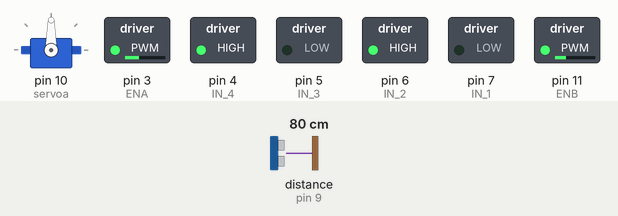
The sketch below on a simulated Arduino Uno, built with avr-gcc and run on an emulated ATmega328P. Shown: servo, switched loads named in the sketch (green lamp = pin HIGH). Wiring (inferred from the names in the program): ultrasonic range finder: trigger pin 8; echo pin 9. Dashed ring = blinking. The test bench sets the inputs (shaded band); at power-on: distance to the obstacle (sensor on pin 9) 80 cm. The echo pulse lasts 58.3 µs per cm; pins used as bus, display or sensor lines are not drawn.

Above: at 1.2 s.
1.3 s: distance to the obstacle (sensor on pin 9) set to 23 cm
4.3 s: distance to the obstacle (sensor on pin 9) set to 18 cm
At 6.33 s:
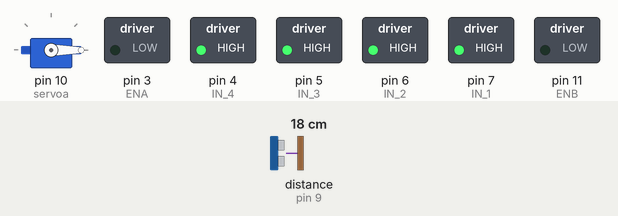
7.3 s: distance to the obstacle (sensor on pin 9) set to 20 cm
At 10.1 s:
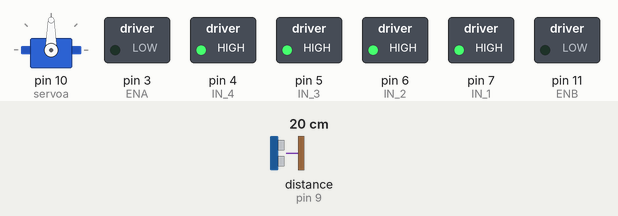
10.3 s: distance to the obstacle (sensor on pin 9) set to 17 cm
13.3 s: distance to the obstacle (sensor on pin 9) set to 14 cm
At 14.48 s:
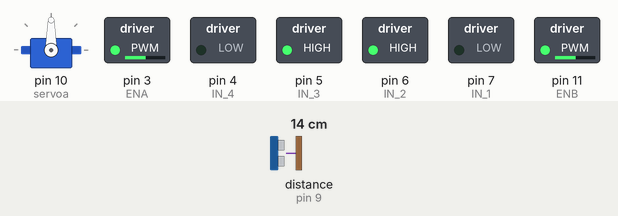
16.3 s: distance to the obstacle (sensor on pin 9) set to 35 cm
At 18.8 s:
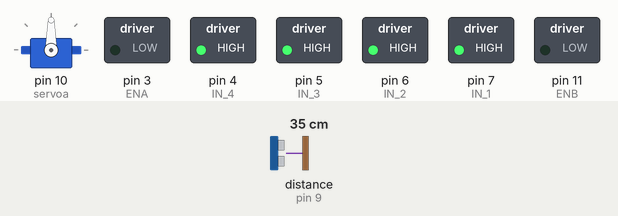
Timing chart, 0 to 20.3 s (numbered marks = the images above; inputs shaded):
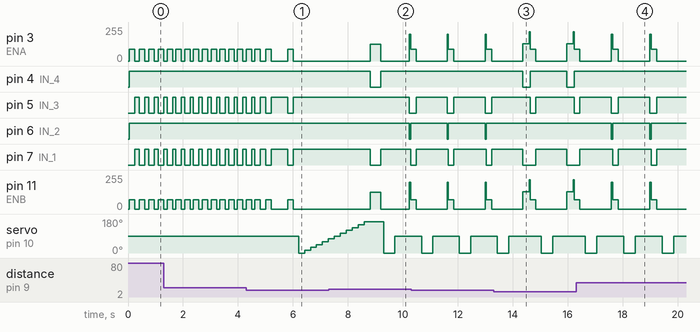

The sketch:

sketch_car_beta2.ino
```cpp
 // Підключаємо серво
#include <Servo.h>
#include <math.h>
Servo servoa;
// оголошуємо основні змінні
int pos=90;
int drive = 0 ;
#define N 10
//Піни підєднання до  мотор А
int IN_1 = 7;
int IN_2 = 6;
int ENA = 3;
//Піни підєднання до  мотор В
int ENB = 11;
int IN_3 = 5;
int IN_4 = 4;
// Підключення ультразвукового сенсора
int echoPin = 9;
int trigPin = 8;
void setup()
{
  // управління драйвером
Serial.begin (9600);
pinMode(IN_1,OUTPUT);
pinMode(IN_2,OUTPUT);
pinMode(ENA,OUTPUT);
pinMode(IN_3,OUTPUT);
pinMode(IN_4,OUTPUT);
pinMode(ENB,OUTPUT);
pinMode(trigPin, OUTPUT);
pinMode(echoPin, INPUT);
servoa.attach(10);

}
//Основні функції управлення моторами
void motorAforward(int n ) {  //мотор А вперед
 digitalWrite (IN_1, LOW);
 digitalWrite (IN_2, HIGH);
 analogWrite(ENA,n);
}
  void motorBforward(int n ) { // мотор В вперед
 digitalWrite (IN_3,LOW );
 digitalWrite (IN_4, HIGH);
 analogWrite(ENB,n);
}
void motorAbackward(int n ) { // мотор А назад
 digitalWrite (IN_1, HIGH);
 digitalWrite (IN_2, LOW);
 analogWrite(ENA,n);
}
void motorBbackward(int n ) { // мотор В назад
 digitalWrite (IN_3, HIGH);
 digitalWrite (IN_4, LOW);
 analogWrite(ENB,n);
}
void motorAstop( ) { // мотор А стоп
 digitalWrite (IN_1, HIGH);
 digitalWrite (IN_2, HIGH);
 analogWrite(ENA,0);
}
void motorBstop( ) {  //мотор В стоп
 digitalWrite (IN_3, HIGH);
 digitalWrite (IN_4, HIGH);
 analogWrite(ENB,0);
}
// Основні функції руху вперед, назад, вліво, вправо, стоп.
void forward ( int n ) {
 motorAforward(n+18);
 motorBforward(n);
}
void backward ( ) {
 motorAbackward(70);
 motorBbackward(70);
}
void left(int n ) {
 motorAforward(n);
 motorBbackward(n);
}
void right (int n) {
 motorAbackward(n);
 motorBforward(n);

}
void breakMotors() {
 motorAstop();
 motorBstop();
}
void steep()  // функція руху покроково
{
    forward(70);
    delay(200);
    breakMotors();
    delay(100);
}
int Duration()  // Основна функція вимірювання
{
  int duration=0;
  int cm=0;
  digitalWrite(trigPin, LOW);
  delayMicroseconds(2);
  digitalWrite(trigPin, HIGH);
  delayMicroseconds(10);
  digitalWrite(trigPin, LOW);
  duration = pulseIn(echoPin, HIGH ,8000);
  cm = (duration*.0343)/2;
   if(cm==0)
      {
        cm=100;
      }
   return cm;
}
int Measure2()    // Дві наступні функція реалізують ідею вимірювання, яка полягає в тому, що ми 5 значень вимірюємо і шукаємо середнє, яке в вважаємо як значення відстанні.
{
    int avg = 0 , Sum = 0 ;
    int M[N] ;
    for (int i = 0 ; i < N ; i++)
      {
        M[i] = Duration();
        Sum  = Sum + M[i];
      }
   avg = Sum / 10 ;
   return avg;
   }
int Measure1()
{
    int avg = 0 , Sum = 0 ;
    int K[N] ;
    for (int i = 0 ; i < N ; i++)
      {
          K[i] = Duration();
          Sum  = Sum + K[i];
      }
   avg = Sum / 10 ;
   for(int i  = 0 ;i <N ; i++)
    {
      if(K[i] == 0)
        {
          avg = 0;
        }
    }
    return avg ;
}                            // Наступні функції реалізують систему довороту машини, якщо оминаюча перешкода буде не під прямим кутом до машинки.
                             // тобто, якщо значення вийде за дозволенні межі, машинка виконає доворот.

                                          //Функція вибору напрямку повороту при перешкоді. Спочатку записується массив даних, що відповідаю напрямку перед машинкою від 0 до 180'
                                     // Далі шукається максимальне значення масиву, відповідно до нього машинка повертає на відповідниий кут і відповідну сторону.
int correctside()
{
  int a[12];
  int A = 0 ;
  for( int n=0;n<12;n++)
  {
   servoa.write(n*15);

   A = Measure2();               // <===== заповнення масиву значеннями вимір.
   if(A==0)
    {
      A=100;
    }
   a[n]= A ;
   delay(200);
  }
  if((a[1] == 0 || a[1] >60) && (a[10] == 0 || a[10] >60))
  {
   right(125);
   delay(190);
   return 1;
  }
  int max1 = a[0];
  int index = 0;
  for (int z = 0; z < 12; z++)
  {
    if (a[z] > max1)            // <===== Пошук макс. значення
   {
    max1 = a[z];
    index = z;
    index++;
   }
  }

  if(index < 7)                // <=====
  {

  right(125);
  delay(190);
  return 1 ;
 }
   else
 {

    left(125);
    delay(190);
    return 2;
 }                                       // Завдяки наступним 3 функціям, відбувається орієнтація машинки під час функції обїзду перешкоди .
}                                         // Якщо перед нею є щось, то функція повертає 1, ні - 0.
int  leftMsr()
{
  int leftAvg = 0 ;
  servoa.write(180);
  leftAvg = Measure2();
  delay(300);
if (leftAvg <15 && leftAvg != 0  )
  {
    return 1 ;
  }
else
{
    if ( leftAvg > 15 || leftAvg == 0 )
  {
    return 0 ;
  }
}
}
int rightMsr()
{
  int rightAvg = 0 ;
  servoa.write(0);
  rightAvg = Measure2();
  delay(300);
if (rightAvg <15 && rightAvg != 0  )
  {
    return 1 ;
  }
else
{
    if ( rightAvg > 15 || rightAvg == 0 )
  {
    return 0 ;
  }
}

}
int  forwardMsr()
{
  int forwardAvg = 0 ;
  servoa.write(90);
  forwardAvg = Measure1();
if (forwardAvg <20 && forwardAvg != 0  )
  {
    return 1 ;
  }
else
  {
    if ( forwardAvg > 20 || forwardAvg == 0 )
    {
      return 0 ;
    }
  }
}

void loop()
{
  int p = 0 ;
  int k = 0 ;
  int f1 = 0 ;
 f1 = forwardMsr();
 if (drive ==0)
 {
  while(f1 == 0 )
  {

    steep();
    f1 = forwardMsr();
      if(f1 == 1 )
        {
          drive = 1 ;
          break;
        }
  }
 }else
 {
  while(1)
  {
    if(p<10)
    {
     p++;
     steep();
    }else{breakMotors();}


  }
 }
  steep();
  delay(100);
  steep();
  delay(500);
  steep();
  delay(100);
  k = correctside();
  delay(200);
  breakMotors();
  delay(100);
  while(k == 1)
    {
      int kurve = 0;
      servoa.write(180);
      delay(400);
      int leftcorrect = 0 ;
      leftcorrect = Measure2();
      servoa.write(90);
      delay(400);
      int forcorrectL =  Measure2();
      delay(300);
        if( forcorrectL <15 && leftcorrect < 24 )
           {
              right(150);
              delay(260);
           }
        if(leftcorrect >= 20)
           {
           left(200);
           delay(50);
           }
       if(leftcorrect < 20)
          {
           right(200);
           delay(40);
          }
       if(leftcorrect > 50)
          {
              forward(100);
              delay(540);
              breakMotors();
              delay(100);
              left(200);
              delay(185);
              breakMotors();
              delay(100);
              steep();
              delay(100);
              servoa.write(90);
             delay(400);
             int frl =  Measure2();
             if(frl >= 90)
             {
               break;
             }
              servoa.write(180);
              delay(100);
              kurve = Measure2();
                while(kurve > 28)
                    {
                       servoa.write(180);
                       delay(100);
                       left(80);
                       delay(40);
                       kurve = Measure2();
                    }

          }

          steep();
          delay(100);
      }
     while(k == 2)
      {
        int kurve1 = 0;
        servoa.write(0);
        delay(400);
        int rightcorrect = 0 ;
        rightcorrect = Measure2();
        servoa.write(90);
        delay(400);
        int forcorrectR = Measure2();
        delay(100);
        if(forcorrectR <15 && rightcorrect <24)
             {
              left(130);
              delay(230);
             }
            if(rightcorrect >= 15)
              {
                right(200);
                delay(50);
              }
            if(rightcorrect<15)
              {
                left(220);
                delay(40);
              }

             if(rightcorrect > 45)
             {
              forward(100);
              delay(500);
              breakMotors();
              delay(100);
              right(200);
              delay(185);
              breakMotors();
              delay(100);
              steep();
              delay(100);
              right(70);
              delay(100);
              steep();
              servoa.write(90);
             delay(400);
             int fr2 =  Measure2();
             if(fr2 >= 90)
              {
               break;
              }
              servoa.write(0);
              delay(100);
              kurve1 = Measure2();
              while(kurve1 > 25)
                    {
                       servoa.write(0);
                       delay(100);
                       right(100);
                       delay(50);
                       kurve1 = Measure2();
                    }

             }
              steep();
             delay(100);

      }
}
```

Measured:
- the behaviour switches between 21 and 20 cm on distance to the obstacle (sensor on pin 9) (found by bisection; images 0 and 1)
- the behaviour switches between 18 and 19 cm on distance to the obstacle (sensor on pin 9) (found by bisection; images 1 and 2)
- the behaviour switches between 16 and 15 cm on distance to the obstacle (sensor on pin 9) (found by bisection; images 2 and 3)
- after the input at 4.3 s, servo on pin 10 (servoa): 90° → 0° after 1.9 s, → 15° 0.22 s later, → 30° 0.22 s later, → 45° 0.22 s later, … (6 changes in this stretch)
- after the input at 7.3 s, pin 4 (IN_4): HIGH → LOW after 1.5 s, → HIGH 0.39 s later; pin 7 (IN_1): HIGH → LOW after 1.5 s, → HIGH 0.39 s later, → LOW 1.1 s later
- after the input at 13.3 s, pin 4 (IN_4): alternates HIGH for 1.3 s and LOW for 0.27 s, starting after 1.1 s; pin 6 (IN_2): stops changing and stays HIGH
- after the input at 16.3 s, pin 4 (IN_4): stops changing and stays HIGH; pin 6 (IN_2): alternates HIGH for 1.4 s and LOW for 0.05 s, starting after 1.3 s
- by itself, pin 3 (ENA): alternates 88/255 for 0.25 s and 0/255 for 1.2 s
